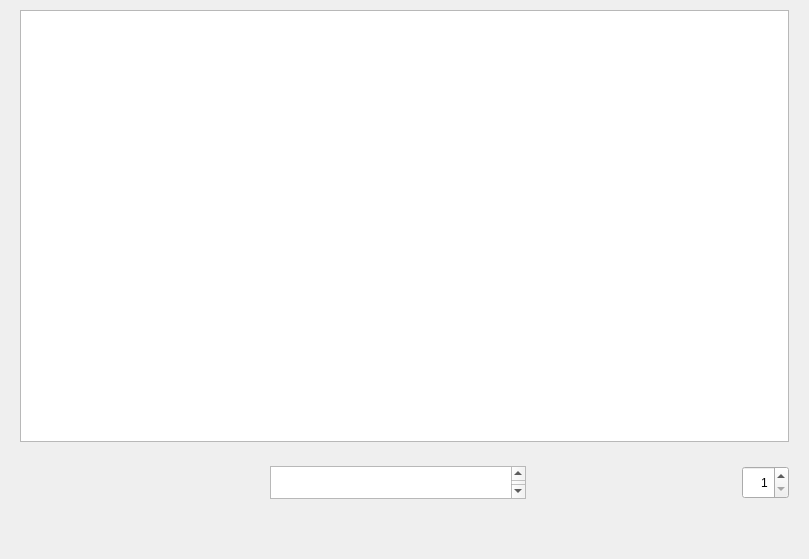
        <widget class="QWidget" name="widget" native="true">
         <property name="sizePolicy">
          <sizepolicy hsizetype="Preferred" vsizetype="Preferred">
           <horstretch>0</horstretch>
           <verstretch>0</verstretch>
          </sizepolicy>
         </property>
         <property name="minimumSize">
          <size>
           <width>361</width>
           <height>0</height>
          </size>
         </property>
         <property name="layoutDirection">
          <enum>Qt::LeftToRight</enum>
         </property>
         <property name="autoFillBackground">
          <bool>false</bool>
         </property>
         <property name="styleSheet">
          <string notr="true">QVBoxLayout {
    alignment: center;
}</string>
         </property>
         <layout class="QVBoxLayout" name="verticalLayout_4">
          <property name="sizeConstraint">
           <enum>QLayout::SetDefaultConstraint</enum>
          </property>
          <property name="topMargin">
           <number>1</number>
          </property>
          <item>
           <widget class="ElevatedCardWidget" name="ElevatedCardWidget">
            <property name="minimumSize">
             <size>
              <width>0</width>
              <height>450</height>
             </size>
            </property>
            <property name="maximumSize">
             <size>
              <width>16777215</width>
              <height>16777215</height>
             </size>
            </property>
            <layout class="QVBoxLayout" name="verticalLayout_10">
             <item>
              <widget class="HorizontalFlipView" name="ACGImages"/>
             </item>
            </layout>
           </widget>
          </item>
          <item>
           <widget class="QWidget" name="widget_7" native="true">
            <property name="maximumSize">
             <size>
              <width>16777215</width>
              <height>51</height>
             </size>
            </property>
            <layout class="QHBoxLayout" name="horizontalLayout">
             <item>
              <spacer name="horizontalSpacer_5">
               <property name="orientation">
                <enum>Qt::Horizontal</enum>
               </property>
               <property name="sizeHint" stdset="0">
                <size>
                 <width>210</width>
                 <height>20</height>
                </size>
               </property>
              </spacer>
             </item>
             <item>
              <spacer name="horizontalSpacer_9">
               <property name="orientation">
                <enum>Qt::Horizontal</enum>
               </property>
               <property name="sizeType">
                <enum>QSizePolicy::Preferred</enum>
               </property>
               <property name="sizeHint" stdset="0">
                <size>
                 <width>40</width>
                 <height>20</height>
                </size>
               </property>
              </spacer>
             </item>
             <item>
              <widget class="HorizontalPipsPager" name="ACGShow">
               <item/>
               <item/>
               <item/>
               <item/>
               <item/>
               <item/>
               <item/>
               <item/>
               <item/>
               <item/>
               <item/>
               <item/>
               <item/>
               <item/>
               <item/>
               <item/>
               <item/>
               <item/>
               <item/>
               <item/>
               <item/>
               <item/>
               <item/>
               <item/>
               <item/>
               <item/>
               <item/>
               <item/>
               <item/>
               <item/>
               <item/>
               <item/>
               <item/>
               <item/>
               <item/>
               <item/>
               <item/>
               <item/>
               <item/>
               <item/>
               <item/>
               <item/>
               <item/>
               <item/>
               <item/>
               <item/>
               <item/>
               <item/>
               <item/>
               <item/>
               <item/>
               <item/>
               <item/>
               <item/>
               <item/>
               <item/>
               <item/>
               <item/>
               <item/>
               <item/>
               <item/>
               <item/>
               <item/>
               <item/>
               <item/>
               <item/>
               <item/>
               <item/>
               <item/>
               <item/>
               <item/>
               <item/>
               <item/>
               <item/>
               <item/>
               <item/>
               <item/>
               <item/>
               <item/>
               <item/>
               <item/>
               <item/>
               <item/>
               <item/>
               <item/>
               <item/>
               <item/>
               <item/>
               <item/>
               <item/>
               <item/>
               <item/>
               <item/>
               <item/>
               <item/>
               <item/>
               <item/>
               <item/>
               <item/>
               <item/>
               <item/>
               <item/>
               <item/>
               <item/>
               <item/>
               <item/>
               <item/>
               <item/>
               <item/>
               <item/>
               <item/>
               <item/>
               <item/>
               <item/>
               <item/>
               <item/>
               <item/>
               <item/>
               <item/>
               <item/>
               <item/>
               <item/>
               <item/>
               <item/>
               <item/>
               <item/>
               <item/>
               <item/>
               <item/>
               <item/>
               <item/>
               <item/>
               <item/>
               <item/>
               <item/>
               <item/>
               <item/>
               <item/>
               <item/>
               <item/>
               <item/>
               <item/>
               <item/>
               <item/>
               <item/>
               <item/>
               <item/>
               <item/>
               <item/>
               <item/>
               <item/>
               <item/>
               <item/>
               <item/>
               <item/>
               <item/>
               <item/>
               <item/>
               <item/>
               <item/>
               <item/>
               <item/>
               <item/>
               <item/>
               <item/>
               <item/>
               <item/>
               <item/>
               <item/>
               <item/>
               <item/>
               <item/>
               <item/>
               <item/>
               <item/>
               <item/>
               <item/>
               <item/>
               <item/>
               <item/>
               <item/>
               <item/>
               <item/>
               <item/>
               <item/>
               <item/>
               <item/>
               <item/>
               <item/>
               <item/>
               <item/>
               <item/>
               <item/>
               <item/>
               <item/>
               <item/>
               <item/>
               <item/>
               <item/>
               <item/>
               <item/>
               <item/>
               <item/>
               <item/>
               <item/>
               <item/>
               <item/>
               <item/>
               <item/>
               <item/>
               <item/>
               <item/>
               <item/>
               <item/>
               <item/>
               <item/>
               <item/>
               <item/>
               <item/>
               <item/>
               <item/>
               <item/>
               <item/>
               <item/>
               <item/>
               <item/>
               <item/>
               <item/>
               <item/>
               <item/>
               <item/>
               <item/>
               <item/>
               <item/>
               <item/>
               <item>
                <property name="text">
                 <string>6</string>
                </property>
               </item>
              </widget>
             </item>
             <item>
              <spacer name="horizontalSpacer_7">
               <property name="orientation">
                <enum>Qt::Horizontal</enum>
               </property>
               <property name="sizeHint" stdset="0">
                <size>
                 <width>210</width>
                 <height>20</height>
                </size>
               </property>
              </spacer>
             </item>
             <item>
              <widget class="SpinBox" name="ACGShowNumber">
               <property name="maximumSize">
                <size>
                 <width>150</width>
                 <height>33</height>
                </size>
               </property>
               <property name="alignment">
                <set>Qt::AlignRight|Qt::AlignTrailing|Qt::AlignVCenter</set>
               </property>
               <property name="minimum">
                <number>1</number>
               </property>
               <property name="maximum">
                <number>100</number>
               </property>
              </widget>
             </item>
            </layout>
           </widget>
          </item>
          <item>
           <widget class="CommandBar" name="ACGCommandBar">
            <property name="minimumSize">
             <size>
              <width>1</width>
              <height>34</height>
             </size>
            </property>
            <property name="layoutDirection">
             <enum>Qt::LeftToRight</enum>
            </property>
            <property name="autoFillBackground">
             <bool>false</bool>
            </property>
            <property name="styleSheet">
             <string notr="true"/>
            </property>
            <property name="frameShape">
             <enum>QFrame::NoFrame</enum>
            </property>
            <property name="frameShadow">
             <enum>QFrame::Plain</enum>
            </property>
           </widget>
          </item>
         </layout>
        </widget>
